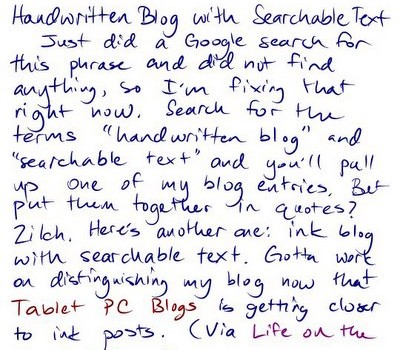
#> input picture text34.jpeg, 400 x 350 px
$ python start.py   (Python 2 division)
#> lines starting #> are read from the running program, lines starting #| are printed output that depends on the picture; after the words box and inside, x2 and y2 are one past the last pixel; in counts of white or black regions, pixels touching at a corner belong together
### preprocessing.py
import numpy as np

neighbours = [[[-1, 0, 1, 0], [0, 1, 0, -1]], [[-1, -1, 0, 1, 1, 1, 0, -1], [0, 1, 1, 1, 0, -1, -1, -1]]]


def binarization(img, level):
    dest = np.zeros(img.shape, dtype=np.uint8)
    for i in range(img.shape[0]):
        for j in range(img.shape[1]):
            if img[i, j] > level:
                dest[i, j] = 255
            else:
                dest[i, j] = 0
    return dest


# [31 lines left out: functions grey_level_histo, dilate, erode, not called in this run]


def histogram(img, bins=256):
    if bins > 256:
        bins = 256
    if bins < 0:
        bins = 0
    bin_size = 256 / bins
    _histogram = np.zeros((bins, ), dtype=np.uint32)
    for line in img:
        for col in line:
            _histogram[col / bin_size] += 1
    return _histogram


def display_histogram(_histogram, height=480):
    _max = -1
    for val in _histogram:
        if _max < val:
            _max = val
    img = np.zeros((height, _histogram.shape[0]), dtype=np.uint8)
    for j in range(img.shape[1]):
        for i in range(int((float(_histogram[j]) / float(_max)) * float(height))):
            img[height - i - 1, j] = 255
    return img


def project(img, is_object_point=lambda x: True if x == 0 else False):
    histo_v = np.zeros(img.shape[0], dtype=np.uint32)
    histo_h = np.zeros(img.shape[1], dtype=np.uint32)
    for i in range(img.shape[0]):
        for j in range(img.shape[1]):
            if is_object_point(img[i, j]):
                histo_v[i] += 1
                histo_h[j] += 1

    return histo_v, histo_h


def histogram_smoothing(_histogram, kernel_size=5):
    kernel = [i for i in range(-(kernel_size / 2), kernel_size/2 + 1)]
    dest = np.zeros((_histogram.shape[0], ), dtype=np.uint32)
    for i in range(_histogram.shape[0]):
        nos = 0
        val = 0
        for v in kernel:
            if i + v >= 0 and i + v < _histogram.shape[0]:
                val += float(_histogram[i + v])
                nos += 1.
        dest[i] = val / nos
    return dest


# [11 lines left out: function find_loacal_minimas, not called in this run]

### start.py
import cv2
from preprocessing import binarization, dilate, erode, histogram, display_histogram, project, histogram_smoothing

if __name__ == "__main__":
    img = cv2.imread("text34.jpeg", cv2.IMREAD_GRAYSCALE)
#> img: shape (350, 400); min 0, max 255, mean 230.9
    img = cv2.resize(img, (640, 480))
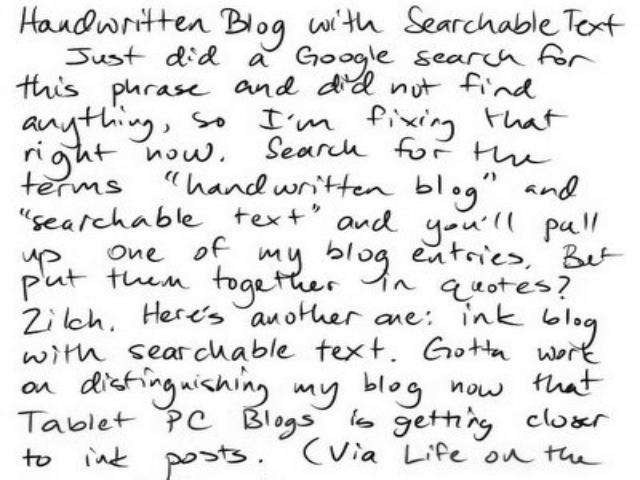
#> img: shape (480, 640); min 3, max 255, mean 230.8
    histo = histogram(img)
#> histo = 256 values, max 45555 at index 255, min 0 at index 0, mean 1200
    dest = display_histogram(histo)
#> the loop in display_histogram, `for val in _histogram:` made 256 passes
#> val on passes 2 to 4: 0, 0, 1
#> after the loop in display_histogram, `for j in range(img.shape[1]):`:
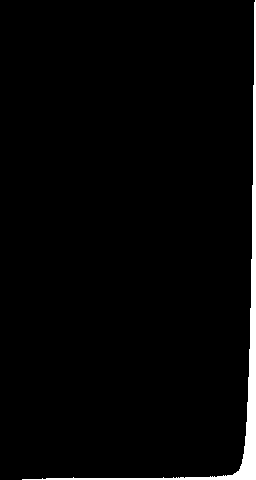
#> img: shape (480, 256); 2.5% white; 1 white region, box (x1, y1, x2, y2) and area: (22, 0, 256, 480) 3106
    bin_img = binarization(img, 128)
#> after the loop in binarization, `for i in range(img.shape[0]):`:
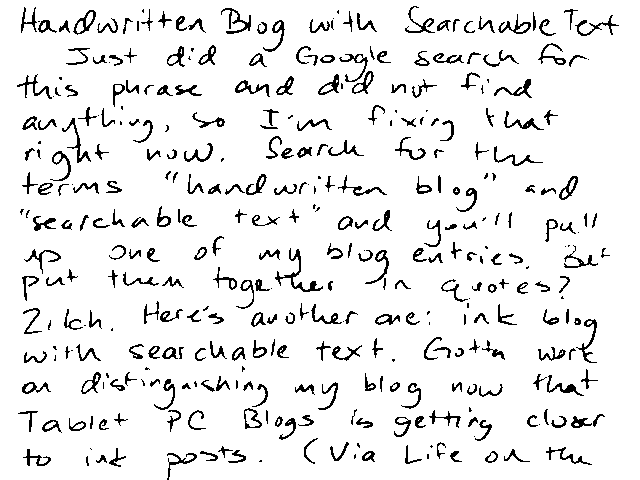
#> dest: shape (480, 640); 92.1% white; black in thin lines or dots
    histo_v, histo_h = project(bin_img)
#> histo_v = 480 values, max 185 at index 23, min 0 at index 0, mean 50.58; histo_h = 640 values, max 100 at index 34, min 0 at index 0, mean 37.94
    dest_v = display_histogram(histo_v)
#> call 2 of display_histogram, with _histogram = array of shape (480,), height = 480
#> the loop in display_histogram (call 2), `for val in _histogram:` made 480 passes
#> after the loop in display_histogram (call 2), `for j in range(img.shape[1]):`:
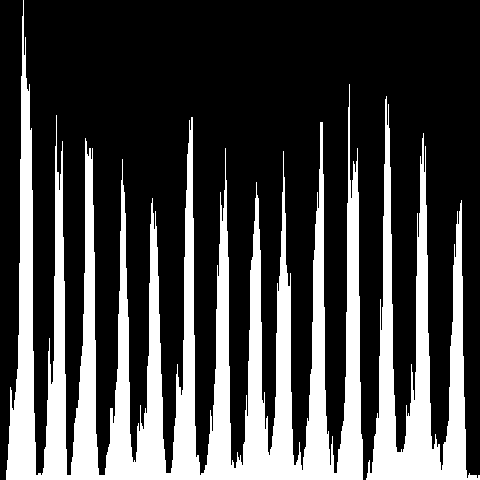
#> img: shape (480, 480); 27.2% white; 2 white regions, box (x1, y1, x2, y2) and area: (6, 0, 363, 480) 49366, (366, 96, 480, 480) 13396
    dest_h = display_histogram(histo_h)
#> call 3 of display_histogram, with _histogram = array of shape (640,), height = 480
#> the loop in display_histogram (call 3), `for val in _histogram:` made 640 passes
#> after the loop in display_histogram (call 3), `for j in range(img.shape[1]):`:
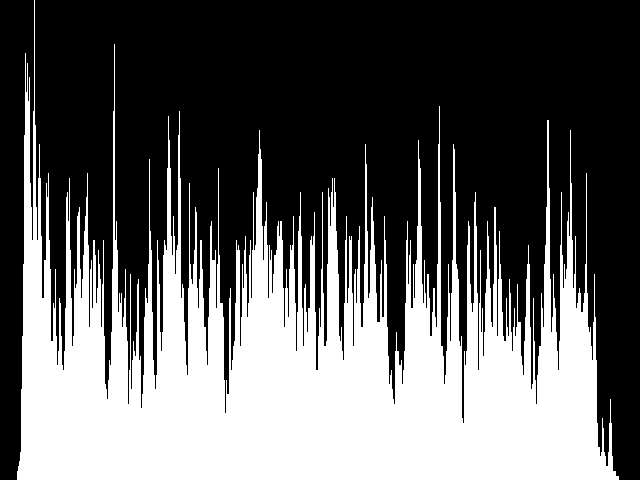
#> img: shape (480, 640); 37.9% white; 1 white region, box (x1, y1, x2, y2) and area: (17, 0, 619, 480) 116314

    dest_v_s = histogram_smoothing(histo_v, kernel_size=11)
#> after the loop in histogram_smoothing, `for i in range(_histogram.shape[0]):`: dest = 480 values, max 157 at index 26, min 0 at index 0, mean 50.13
#> dest_v_s has the same summary as dest in histogram_smoothing
    dest_h_s = histogram_smoothing(histo_h, kernel_size=11)
#> dest_h_s = 640 values, max 76 at index 29, min 0 at index 0, mean 37.5

    dest_h_s = display_histogram(dest_h_s)
#> call 4 of display_histogram, with _histogram = array of shape (640,), height = 480
#> the loop in display_histogram (call 4), `for val in _histogram:` made 640 passes
#> after the loop in display_histogram (call 4), `for j in range(img.shape[1]):`:
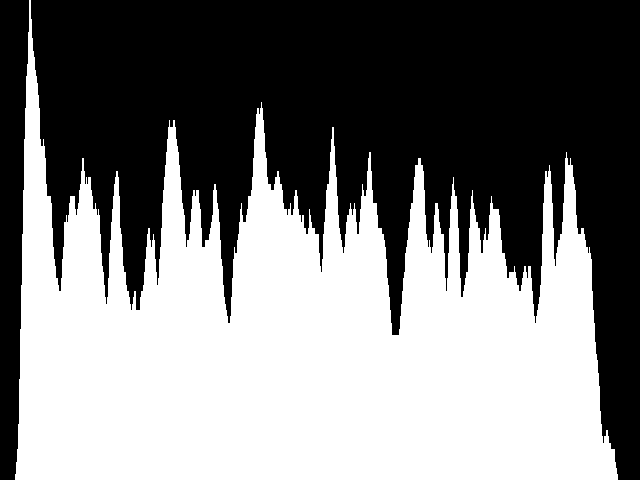
#> img: shape (480, 640); 49.2% white; 1 white region, box (x1, y1, x2, y2) and area: (15, 0, 618, 480) 151275
    dest_v_s = display_histogram(dest_v_s)
#> the loop in display_histogram (call 5), `for val in _histogram:` made 480 passes
#> val on passes 2 to 4: 0, 1, 2
#> after the loop in display_histogram (call 5), `for j in range(img.shape[1]):`:
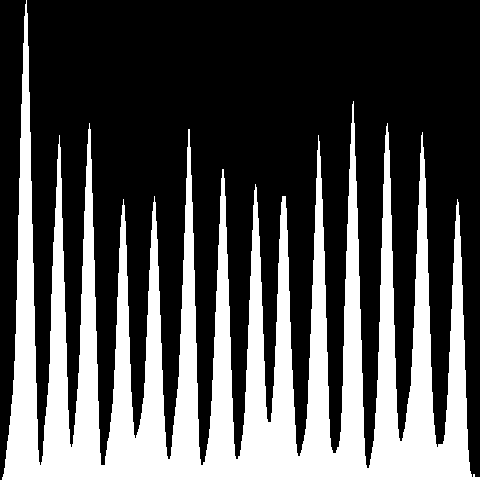
#> img: shape (480, 480); 31.8% white; 1 white region, box (x1, y1, x2, y2) and area: (2, 0, 480, 480) 73332

    cv2.imshow("img", img)
    cv2.imshow("bin-img", bin_img)
    cv2.imshow("histo", dest)
    cv2.imshow("histo_v", dest_v)
    cv2.imshow("histo_h", dest_h)

    cv2.imshow("histo_v_s", dest_v_s)
    cv2.imshow("histo_h_s", dest_h_s)
    cv2.waitKey()

$ run again, with text3.jpeg copied over text34.jpeg
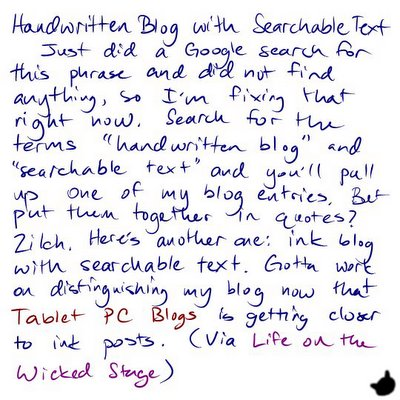
#> input picture text3.jpeg, 400 x 400 px
#> histo = 256 values, max 80890 at index 255, min 5 at index 8, mean 1200
#> the loop in display_histogram, `for val in _histogram:` made 256 passes
#> val on passes 1 to 3: 161, 140, 72
#> after the loop in binarization, `for i in range(img.shape[0]):`:
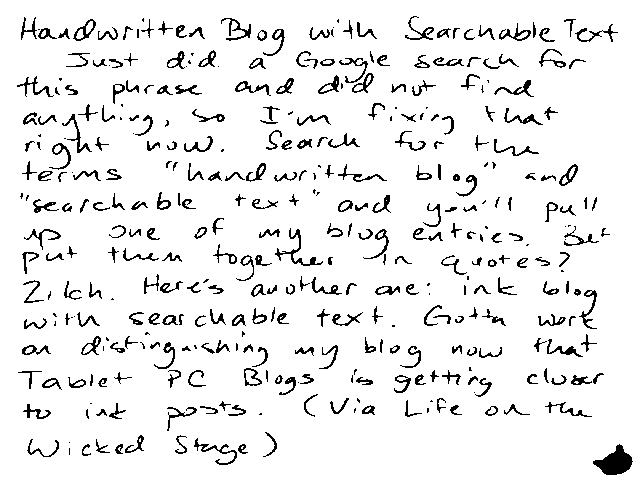
#> dest: shape (480, 640); 92.6% white; black in thin lines or dots
#> `histo_v, histo_h = project(bin_img)`: histo_v = 480 values, max 182 at index 31, min 0 at index 0, mean 47.09; histo_h = 640 values, max 88 at index 34, min 0 at index 0, mean 35.32
#> the loop in display_histogram (call 2), `for val in _histogram:` made 480 passes
#> val on passes 2 to 4: 0, 0, 0
#> after the loop in histogram_smoothing, `for i in range(_histogram.shape[0]):`: dest = 480 values, max 153 at index 33, min 0 at index 0, mean 46.64
#> dest_v_s has the same summary as dest in histogram_smoothing
#> dest_h_s = 640 values, max 69 at index 29, min 0 at index 0, mean 34.89
#> the loop in display_histogram (call 5), `for val in _histogram:` made 480 passes
#> after the loop in display_histogram (call 5), `for j in range(img.shape[1]):`:
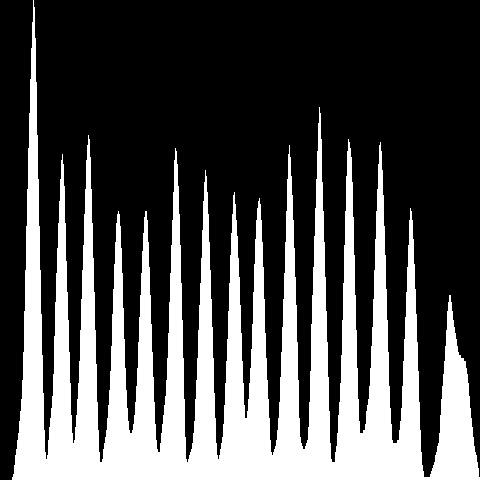
#> img: shape (480, 480); 30.4% white; 1 white region, box (x1, y1, x2, y2) and area: (12, 0, 480, 480) 70011

$ run again, with new_test.jpeg copied over text34.jpeg
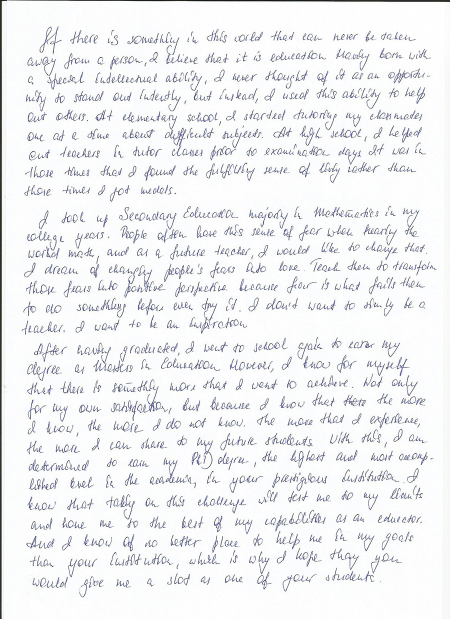
#> input picture new_test.jpeg, 900 x 1238 px (shown at 1/2 size)
#> histo = 256 values, max 75930 at index 253, min 0 at index 0, mean 1200
#> the loop in display_histogram, `for val in _histogram:` made 256 passes
#> val on passes 2 to 4: 0, 0, 0
#> after the loop in binarization, `for i in range(img.shape[0]):`:
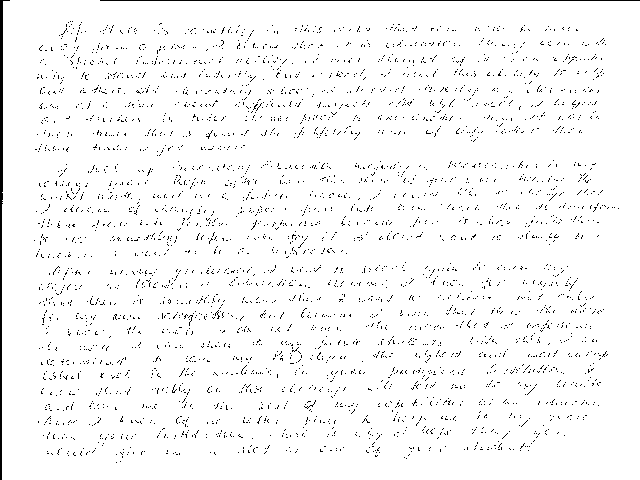
#> dest: shape (480, 640); 96.9% white; black in thin lines or dots
#> `histo_v, histo_h = project(bin_img)`: histo_v = 480 values, max 550 at index 0, min 2 at index 258, mean 19.84; histo_h = 640 values, max 480 at index 0, min 0 at index 10, mean 14.88
#> the loop in display_histogram (call 2), `for val in _histogram:` made 480 passes
#> val on passes 1, 2, 5: 550, 3, 3
#> after the loop in histogram_smoothing, `for i in range(_histogram.shape[0]):`: dest = 480 values, max 94 at index 0, min 2 at index 461, mean 19.1
#> dest_v_s has the same summary as dest in histogram_smoothing
#> dest_h_s = 640 values, max 194 at index 0, min 0 at index 8, mean 14.1
#> the loop in display_histogram (call 5), `for val in _histogram:` made 480 passes
#> val on passes 1 to 3: 94, 81, 71
#> after the loop in display_histogram (call 5), `for j in range(img.shape[1]):`:
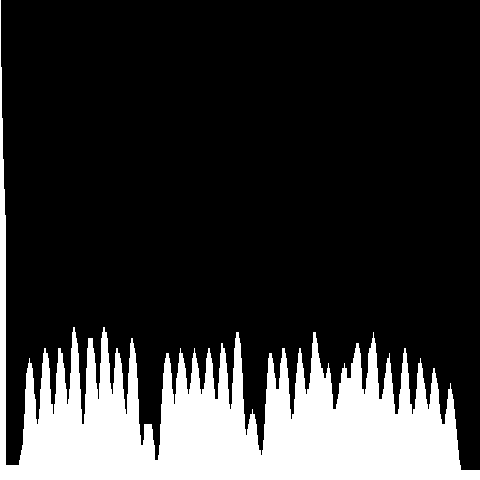
#> img: shape (480, 480); 20.2% white; 1 white region, box (x1, y1, x2, y2) and area: (0, 0, 480, 480) 46570

$ run again, with test2.jpeg copied over text34.jpeg
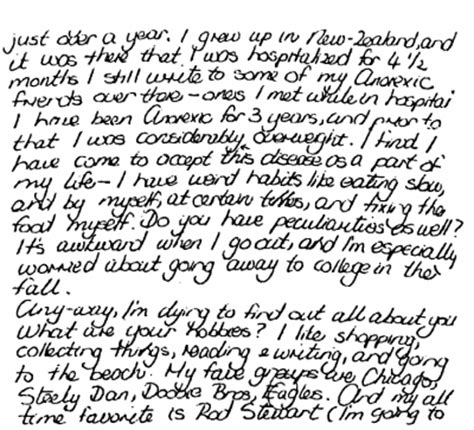
#> input picture test2.jpeg, 474 x 430 px
#> img is the input picture: shape (430, 474); min 0, max 255, mean 213.3
#> histo = 256 values, max 95444 at index 255, min 29 at index 0, mean 1200
#> the loop in display_histogram, `for val in _histogram:` made 256 passes
#> val on passes 1 to 3: 29, 76, 83
#> `histo_v, histo_h = project(bin_img)`: histo_v = 480 values, max 248 at index 300, min 0 at index 0, mean 100.6; histo_h = 640 values, max 127 at index 306, min 0 at index 0, mean 75.42
#> the loop in display_histogram (call 2), `for val in _histogram:` made 480 passes
#> val on passes 2 to 4: 0, 0, 0
#> after the loop in histogram_smoothing, `for i in range(_histogram.shape[0]):`: dest = 480 values, max 185 at index 180, min 0 at index 0, mean 100.2
#> dest_v_s has the same summary as dest in histogram_smoothing
#> dest_h_s = 640 values, max 101 at index 305, min 0 at index 628, mean 74.98
#> the loop in display_histogram (call 5), `for val in _histogram:` made 480 passes
#> after the loop in display_histogram (call 5), `for j in range(img.shape[1]):`:
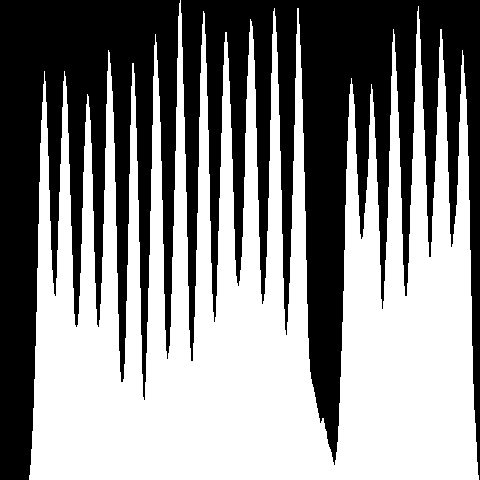
#> img: shape (480, 480); 54% white; 2 black regions, box (x1, y1, x2, y2) and area: (181, 0, 480, 480) 59614, (0, 0, 180, 480) 46261
